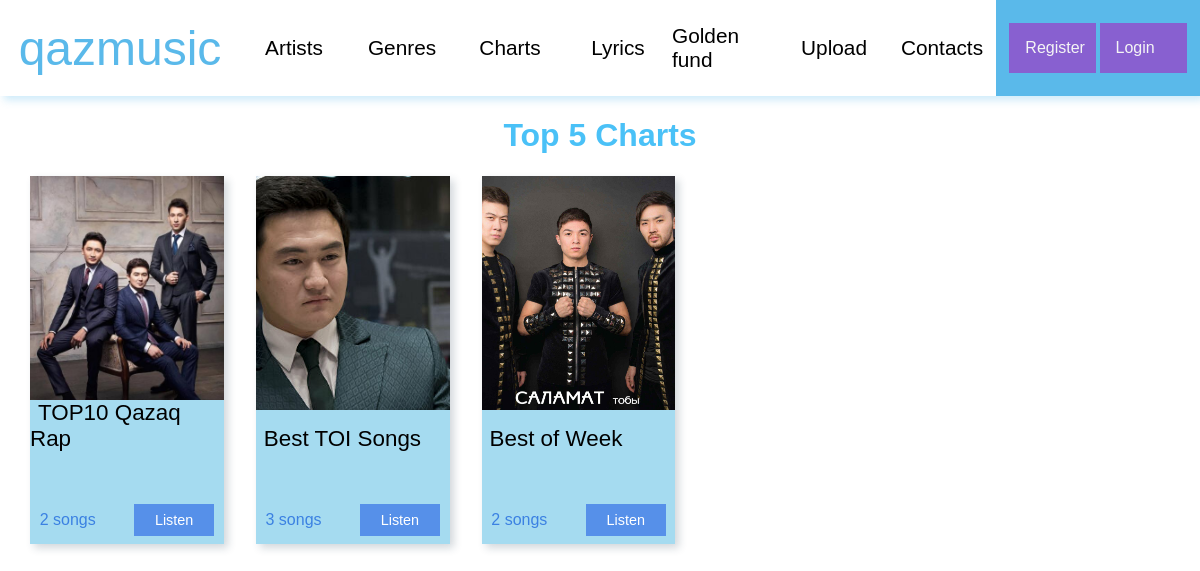
Screenshot of /charts with the database file from the repository.
### qazmusic/models.py (models this page shows, shortened)
class Charts(models.Model):
    title = models.CharField(max_length=255, db_index=True, unique=True)
    photo = models.ImageField(upload_to='charts/')
    number_of_tracks = models.ManyToManyField(Tracks, blank=True)
    def get_absolute_url(self):
        return reverse('chart_view', kwargs={
            'chart_id': self.pk,
        })
    class Meta:
        verbose_name = 'Chart'
        verbose_name_plural = 'Charts'

### qazmusic/views.py (the view)
# urls.py: path('charts', ShowCharts.as_view(), name='charts'),
class ShowCharts(DataMixin, ListView):
    model = Charts
    template_name = 'qazmusic/show_charts.html'
    context_object_name = 'charts'
    allow_empty = False
    def get_context_data(self, *, object_list=None, **kwargs):
        context = super().get_context_data(**kwargs)
        c_def = self.get_user_context(title='qazmusic - Charts')
        return dict(list(context.items()) + list(c_def.items()))

### qazmusic/utils.py (called while the page is built)
def get_tracks():
    get_tracks = Tracks.objects.all()
    return get_tracks

    def get_user_context(self, **kwargs):
        context = kwargs
        context['header_menu'] = header_menu
        context['tracks'] = get_tracks()
        return context

### qazmusic/templates/qazmusic/show_charts.html
{% extends 'qazmusic/base.html' %}
{% load static %}
{% block content %}
    <link rel="stylesheet" href="{% static 'qazmusic/css/artists-list.css' %}">
    <main class="artists-page">
        <h1>Top 5 Charts</h1>
        <div class="cards">
            {% for chart in charts %}
                <div class="card-div">
                    <div class="top">
                        <div class="first" style="background:url('{{ chart.photo.url }}') no-repeat center; background-size: cover">
                        </div>
                        <div class="second">
                            <span>{{ chart.title }}</span>
                        </div>
                    </div>
                    <div class="bottom">
                        <span>{{ chart.number_of_tracks.count }} songs</span>
                        <a href="{{ chart.get_absolute_url }}">
                            Listen
                        </a>
                    </div>
                </div>
            {% endfor %}
        </div>
    </main>
{% endblock %}

### qazmusic/static/qazmusic/css/style.css (style rules this page uses)
html, body { width: 100%; height: 100vh; font-family: "Mark Pro medium", sans-serif; margin: 0; padding: 0; }

### qazmusic/static/qazmusic/css/index.css (style rules this page uses)
h1, h3 { color: #4ac1f7; }

### qazmusic/static/qazmusic/css/artists-list.css (style rules this page uses)
.artists-page { display: flex; flex-direction: column; justify-content: center; align-items: center; }
.cards { width: 95%; height: auto; display: flex; flex-wrap: wrap; }
.card-div { width: 17%; height: 23rem; display: flex; flex-direction: column; justify-content: space-between; align-items: center; margin: 0 2rem 2rem 0; background-color: rgba(132, 206, 235, 0.73); box-shadow: 4px 4px 8px 0 rgba(34, 60, 80, 0.2); transition: background-color 0.4s ease; }
.card-div > .top { width: 100%; height: 75%; display: flex; flex-direction: column; justify-content: space-between; }
.top > .second > span { padding: 0.5rem; font-size: 1.4rem; }
.first { width: 100%; height: 85%; }
.bottom { width: 90%; display: flex; justify-content: space-between; align-items: center; padding: 0.5rem; user-select: none; }
.bottom span { color: #3b81e2; }
.bottom a { text-decoration: none; color: white; width: 5rem; height: 2rem; display: flex; justify-content: center; text-align: center; align-items: center; background-color: #5690e9; font-size: 0.9rem; transition: background-color 0.4s ease; }

### rows the page displays
Charts: photo (picture), title "TOP10 Qazaq Rap", number_of_tracks.count "2"
Charts: photo (picture), title "Best TOI Songs", number_of_tracks.count "3"
Charts: photo (picture), title "Best of Week", number_of_tracks.count "2"

### other values shown
{{ title }} "Artists" "Genres" "Charts" "Lyrics" "Golden fund" "Upload" "Contacts"
